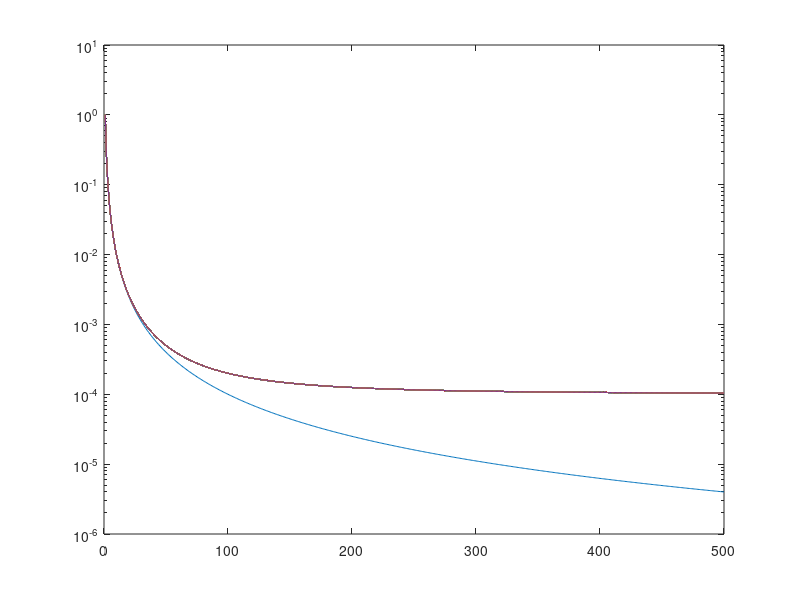

Write MATLAB code to recreate this figure. (Note: this script raises an error after producing the figure.)
% 30 03 2025 Test Hutchinson: in quali ipotesi lo stimatore gratuito funziona meglio
% DATI SINTETICI

clear all
close all

T = 10;
n = 500;
dl = 12;

Q = randn(n,n); [Q,~] = qr(Q);
g = linspace(1,n,n);
mi = 1e-4;

decadimento=1;

switch decadimento
    case 1
        G = diag(1./(g).^2);
        figure(1)
        semilogy(diag(G))
        hold on 
        semilogy(diag(G)+mi*ones(n))
        
    end

switch decadimento
    case 2
        G = diag(1./sqrt(g));
        figure(1)
        semilogy(diag(G))
        hold on 
        semilogy(diag(G)+mi*ones(n))
    end

switch decadimento
    case 3
        G = diag(exp(-g));
        figure(1)
        semilogy(diag(G))
        hold on 
        semilogy(diag(G)+mi*ones(n))
    end

A = Q*G*Q';
trA = sum(log(diag(G+mi*eye(n,n))),"all");

for t=1:T
    for l=10:10:10*dl
    
        [U,Lhat] = Nystrom(A,l); ll=Lhat(l,l);
        P05 = sqrtm((ll+mi)*U*(Lhat+mi*eye(l))^-1*U' + (eye(n) - U*U') );
        P = (ll+mi)*U*(Lhat+mi*eye(l))^-1*U' + (eye(n) - U*U');
    
        trPREC(l/10) = log((ll+mi)^(-l)*prod(diag(Lhat+mi*eye(l,l))));
    
        true_value(l/10) = trace(logm(P05*(A+mi*eye(n))*P05));
    
        Hutch(l/10) = 0;
        
        for j=1:l
            
            x=randn(n,1);
            Hutch(l/10) = Hutch(l/10) + Lanczos_log((P05*(A+mi*eye(n))*P05),x,3);
            
        end
        
        PreHutch(l/10) = Preconditioned_HUTCH(A,mi,P,l,3);
        Hutch(l/10)= 1/l*Hutch(l/10);
        brutal_estimate(l/10) = n*log(mi); %+G(n,n)
        
        PreHutchEst(l/10) = trPREC(l/10) + PreHutch(l/10);
        HutchEst(l/10) = trPREC(l/10) + Hutch(l/10);
        BrutEst(l/10) = trPREC(l/10) + brutal_estimate(l/10);
        
    end
    
    figure(2)
    plot([10:10:10*dl],PreHutchEst,'r')
    hold on
    plot([10:10:10*dl],HutchEst,'b')
    hold on
    plot([10:10:10*dl],BrutEst,'y')
    hold on
    plot([10:10:10*dl],trA*ones(dl,1),'c')
    legend('PreHutch++','Hutch++','BrutalEst','tr$(A+\mu I)$','interpreter','latex')
    
    figure(3)
    plot([10:10:10*dl],PreHutchEst/trA,'r')
    hold on
    plot([10:10:10*dl],HutchEst/trA,'b')
    hold on
    plot([10:10:10*dl],BrutEst/trA,'y')
    ylim([0.8,1.2])
    legend('ratio PreHutch++','ratio Hutch++','ratio BrutalEst')
end